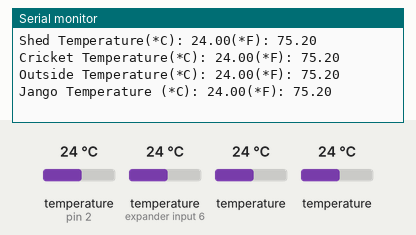
The sketch below on a simulated Arduino Uno, built with avr-gcc and run on an emulated ATmega328P. Parts: the last lines printed to the serial monitor. The inputs (shaded band) are chosen by the test bench; at power-on: temperature (sensors on pin 2, expander input 6) 24 °C, temperature 24 °C.

Above: at 1.5 s.
1.6 s: temperature (sensor on pin 2) set to 12 °C
3.1 s: temperature (sensor on expander input 6) set to 12 °C
At 4.0 s:
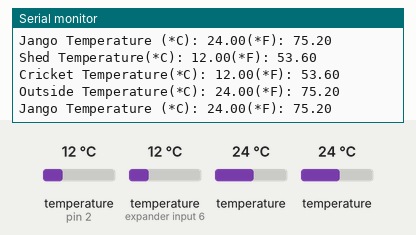
4.6 s: temperature (sensor 202) set to 12 °C
At 5.7 s:
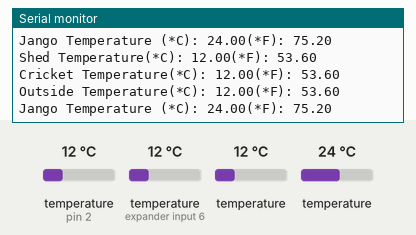
6.1 s: temperature (sensor 302) set to 12 °C
At 7.4 s:
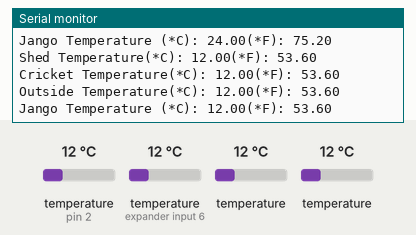
7.6 s: temperature (sensor on pin 2) set to 19 °C
9.1 s: temperature (sensor on expander input 6) set to 19 °C
At 10.0 s:
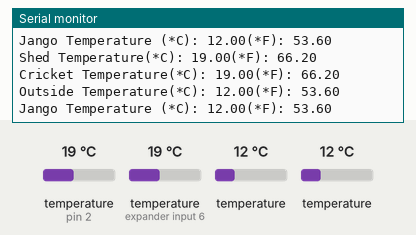
Timing chart, 0 to 11.6 s (numbered marks = the images above; inputs shaded):
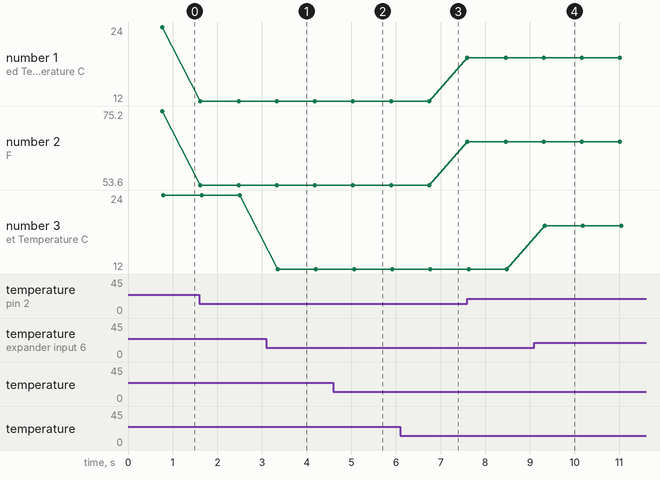

The sketch:

temp_series.ino
```cpp
// Include the libraries we need
#include <OneWire.h>
#include <DallasTemperature.h>

// Data wire is connected to GPIO15
#define ONE_WIRE_BUS 2
// Setup a oneWire instance to communicate with a OneWire device
OneWire oneWire(ONE_WIRE_BUS);
// Pass our oneWire reference to Dallas Temperature sensor
DallasTemperature sensors(&oneWire);

DeviceAddress outside_temp = { 0x28, 0xF4, 0x45, 0x95, 0xF0, 0x01, 0x3C, 0xBF};// this is the shed sensor in the rafters
DeviceAddress cricket_temp = { 0x28, 0x8A, 0x95, 0xF7, 0x4B, 0x20, 0x1, 0xC6 };// this is cricket
DeviceAddress shed_temp = {0x28, 0xD6, 0xE4, 0x10, 0x4C, 0x20, 0x01, 0x80 };// This is the outside sensor in weather station
DeviceAddress jango_temp = {0x28, 0xE7, 0xDF, 0xE2, 0x4B, 0x20, 0x1, 0xA2};// this is Jango

void setup(void){
  Serial.begin(115200);
  sensors.begin();
}

void loop(void){
  //Serial.print("Requesting temperatures...");
  sensors.requestTemperatures(); // Send the command to get temperatures
  //Serial.println("DONE");

  Serial.print("Shed Temperature(*C): ");
  Serial.print(sensors.getTempC(shed_temp));
  Serial.print("(*F): ");
  Serial.println(sensors.getTempF(shed_temp));

  Serial.print("Cricket Temperature(*C): ");
  Serial.print(sensors.getTempC(cricket_temp));
  Serial.print("(*F): ");
  Serial.println(sensors.getTempF(cricket_temp));

  Serial.print("Outside Temperature(*C): ");
  Serial.print(sensors.getTempC(outside_temp));
  Serial.print("(*F): ");
  Serial.println(sensors.getTempF(outside_temp));

  Serial.print("Jango Temperature (*C): ");
  Serial.print(sensors.getTempC(jango_temp));
  Serial.print("(*F): ");
  Serial.println(sensors.getTempF(jango_temp));

  //delay(2000);
}
```

Measured:
- after the input at 3.1 s, the serial monitor: prints a new line after 0.26 s (image 1)
- after the input at 4.6 s, the serial monitor: prints a new line after 0.49 s (image 2)
- after the input at 6.1 s, the serial monitor: prints a new line after 0.72 s (image 3)
- after the input at 9.1 s, the serial monitor: prints a new line after 0.23 s (image 4)
- plotted number 1: 24 → 12 after the input at 1.6 s, 12 → 19 after the input at 7.6 s
- plotted number 2: 75.2 → 53.6 after the input at 1.6 s, 53.6 → 66.2 after the input at 7.6 s
